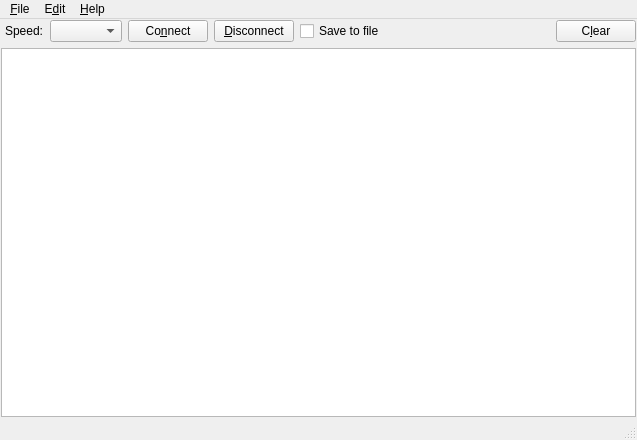
<?xml version="1.0" encoding="UTF-8"?>
<ui version="4.0">
 <class>MainWindow</class>
 <widget class="QMainWindow" name="MainWindow">
  <property name="enabled">
   <bool>true</bool>
  </property>
  <property name="geometry">
   <rect>
    <x>0</x>
    <y>0</y>
    <width>637</width>
    <height>440</height>
   </rect>
  </property>
  <property name="windowTitle">
   <string>GUSBasp Debug Console</string>
  </property>
  <widget class="QWidget" name="centralWidget">
   <layout class="QVBoxLayout" name="verticalLayout">
    <property name="leftMargin">
     <number>1</number>
    </property>
    <property name="topMargin">
     <number>1</number>
    </property>
    <property name="rightMargin">
     <number>1</number>
    </property>
    <property name="bottomMargin">
     <number>1</number>
    </property>
    <item>
     <layout class="QHBoxLayout" name="horizontalLayout_2">
      <item>
       <spacer name="horizontalSpacer_2">
        <property name="orientation">
         <enum>Qt::Horizontal</enum>
        </property>
        <property name="sizeType">
         <enum>QSizePolicy::Minimum</enum>
        </property>
        <property name="sizeHint" stdset="0">
         <size>
          <width>4</width>
          <height>20</height>
         </size>
        </property>
       </spacer>
      </item>
      <item>
       <widget class="QLabel" name="label">
        <property name="text">
         <string>Speed:</string>
        </property>
       </widget>
      </item>
      <item>
       <widget class="QComboBox" name="baudRates"/>
      </item>
      <item>
       <widget class="QPushButton" name="connectButton">
        <property name="text">
         <string>Co&amp;nnect</string>
        </property>
       </widget>
      </item>
      <item>
       <widget class="QPushButton" name="disconnectButton">
        <property name="text">
         <string>&amp;Disconnect</string>
        </property>
       </widget>
      </item>
      <item>
       <widget class="QCheckBox" name="saveToFile">
        <property name="text">
         <string>Save to file</string>
        </property>
       </widget>
      </item>
      <item>
       <spacer name="horizontalSpacer">
        <property name="orientation">
         <enum>Qt::Horizontal</enum>
        </property>
        <property name="sizeHint" stdset="0">
         <size>
          <width>40</width>
          <height>20</height>
         </size>
        </property>
       </spacer>
      </item>
      <item>
       <widget class="QPushButton" name="clearTerm">
        <property name="text">
         <string>C&amp;lear</string>
        </property>
       </widget>
      </item>
     </layout>
    </item>
    <item>
     <layout class="QVBoxLayout" name="verticalLayout_2">
      <item>
       <widget class="Console" name="consoleBox">
        <property name="font">
         <font>
          <family>DejaVu Sans Mono</family>
          <weight>75</weight>
          <bold>true</bold>
         </font>
        </property>
        <property name="styleSheet">
         <string notr="true"/>
        </property>
       </widget>
      </item>
     </layout>
    </item>
   </layout>
  </widget>
  <widget class="QMenuBar" name="menuBar">
   <property name="geometry">
    <rect>
     <x>0</x>
     <y>0</y>
     <width>637</width>
     <height>21</height>
    </rect>
   </property>
   <widget class="QMenu" name="menuFile">
    <property name="title">
     <string>&amp;File</string>
    </property>
    <addaction name="actionClose"/>
    <addaction name="actionConnect"/>
    <addaction name="actionDisconnect"/>
    <addaction name="actionSelectProgrammer"/>
    <addaction name="separator"/>
    <addaction name="actionQuit"/>
   </widget>
   <widget class="QMenu" name="menuHelp">
    <property name="title">
     <string>&amp;Help</string>
    </property>
    <addaction name="actionAbout"/>
   </widget>
   <widget class="QMenu" name="menuEdit">
    <property name="title">
     <string>E&amp;dit</string>
    </property>
    <addaction name="actionClearConsole"/>
    <addaction name="separator"/>
    <addaction name="actionSettings"/>
   </widget>
   <addaction name="menuFile"/>
   <addaction name="menuEdit"/>
   <addaction name="menuHelp"/>
  </widget>
  <widget class="QStatusBar" name="statusBar">
   <property name="enabled">
    <bool>true</bool>
   </property>
  </widget>
  <action name="actionClose">
   <property name="text">
    <string>&amp;Close</string>
   </property>
  </action>
  <action name="actionConnect">
   <property name="text">
    <string>Connect &amp;USBasp</string>
   </property>
   <property name="shortcut">
    <string>Ctrl+N</string>
   </property>
  </action>
  <action name="actionDisconnect">
   <property name="text">
    <string>&amp;Disconnect USBasp</string>
   </property>
   <property name="shortcut">
    <string>Ctrl+D</string>
   </property>
  </action>
  <action name="actionAbout">
   <property name="text">
    <string>&amp;About</string>
   </property>
  </action>
  <action name="actionClearConsole">
   <property name="text">
    <string>&amp;Clear console</string>
   </property>
   <property name="shortcut">
    <string>Ctrl+L</string>
   </property>
  </action>
  <action name="actionSettings">
   <property name="text">
    <string>&amp;Settings</string>
   </property>
  </action>
  <action name="actionQuit">
   <property name="text">
    <string>&amp;Quit</string>
   </property>
   <property name="shortcut">
    <string/>
   </property>
  </action>
  <action name="actionSelectProgrammer">
   <property name="text">
    <string>Select USBasp</string>
   </property>
  </action>
 </widget>
 <layoutdefault spacing="6" margin="11"/>
 <customwidgets>
  <customwidget>
   <class>Console</class>
   <extends>QTextBrowser</extends>
   <header location="global">console.h</header>
  </customwidget>
 </customwidgets>
 <resources/>
 <connections>
  <connection>
   <sender>actionQuit</sender>
   <signal>triggered()</signal>
   <receiver>MainWindow</receiver>
   <slot>close()</slot>
   <hints>
    <hint type="sourcelabel">
     <x>-1</x>
     <y>-1</y>
    </hint>
    <hint type="destinationlabel">
     <x>320</x>
     <y>221</y>
    </hint>
   </hints>
  </connection>
 </connections>
</ui>
